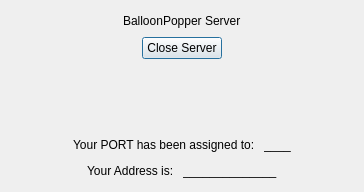
<?xml version="1.0" encoding="UTF-8"?>
<ui version="4.0">
 <class>BalloonServer</class>
 <widget class="QDialog" name="BalloonServer">
  <property name="geometry">
   <rect>
    <x>0</x>
    <y>0</y>
    <width>364</width>
    <height>192</height>
   </rect>
  </property>
  <property name="windowTitle">
   <string>BalloonServer</string>
  </property>
  <layout class="QVBoxLayout" name="verticalLayout">
   <item>
    <layout class="QHBoxLayout" name="horizontalLayout_2">
     <item>
      <spacer name="horizontalSpacer_3">
       <property name="orientation">
        <enum>Qt::Horizontal</enum>
       </property>
       <property name="sizeHint" stdset="0">
        <size>
         <width>40</width>
         <height>20</height>
        </size>
       </property>
      </spacer>
     </item>
     <item>
      <widget class="QLabel" name="label_2">
       <property name="text">
        <string>BalloonPopper Server</string>
       </property>
      </widget>
     </item>
     <item>
      <spacer name="horizontalSpacer_4">
       <property name="orientation">
        <enum>Qt::Horizontal</enum>
       </property>
       <property name="sizeHint" stdset="0">
        <size>
         <width>40</width>
         <height>20</height>
        </size>
       </property>
      </spacer>
     </item>
    </layout>
   </item>
   <item>
    <spacer name="verticalSpacer_3">
     <property name="orientation">
      <enum>Qt::Vertical</enum>
     </property>
     <property name="sizeHint" stdset="0">
      <size>
       <width>20</width>
       <height>0</height>
      </size>
     </property>
    </spacer>
   </item>
   <item>
    <layout class="QHBoxLayout" name="horizontalLayout">
     <item>
      <spacer name="horizontalSpacer">
       <property name="orientation">
        <enum>Qt::Horizontal</enum>
       </property>
       <property name="sizeHint" stdset="0">
        <size>
         <width>40</width>
         <height>20</height>
        </size>
       </property>
      </spacer>
     </item>
     <item>
      <widget class="QPushButton" name="closeButton">
       <property name="text">
        <string>Close Server</string>
       </property>
      </widget>
     </item>
     <item>
      <spacer name="horizontalSpacer_2">
       <property name="orientation">
        <enum>Qt::Horizontal</enum>
       </property>
       <property name="sizeHint" stdset="0">
        <size>
         <width>40</width>
         <height>20</height>
        </size>
       </property>
      </spacer>
     </item>
    </layout>
   </item>
   <item>
    <spacer name="verticalSpacer_2">
     <property name="orientation">
      <enum>Qt::Vertical</enum>
     </property>
     <property name="sizeHint" stdset="0">
      <size>
       <width>20</width>
       <height>105</height>
      </size>
     </property>
    </spacer>
   </item>
   <item>
    <layout class="QHBoxLayout" name="horizontalLayout_3">
     <item>
      <spacer name="horizontalSpacer_5">
       <property name="orientation">
        <enum>Qt::Horizontal</enum>
       </property>
       <property name="sizeHint" stdset="0">
        <size>
         <width>40</width>
         <height>20</height>
        </size>
       </property>
      </spacer>
     </item>
     <item>
      <widget class="QLabel" name="label_3">
       <property name="text">
        <string>Your PORT has been assigned to: </string>
       </property>
      </widget>
     </item>
     <item>
      <widget class="QLabel" name="portLabel">
       <property name="text">
        <string>____</string>
       </property>
      </widget>
     </item>
     <item>
      <spacer name="horizontalSpacer_6">
       <property name="orientation">
        <enum>Qt::Horizontal</enum>
       </property>
       <property name="sizeHint" stdset="0">
        <size>
         <width>40</width>
         <height>20</height>
        </size>
       </property>
      </spacer>
     </item>
    </layout>
   </item>
   <item>
    <layout class="QHBoxLayout" name="horizontalLayout_4">
     <item>
      <spacer name="horizontalSpacer_7">
       <property name="orientation">
        <enum>Qt::Horizontal</enum>
       </property>
       <property name="sizeHint" stdset="0">
        <size>
         <width>40</width>
         <height>20</height>
        </size>
       </property>
      </spacer>
     </item>
     <item>
      <widget class="QLabel" name="label_4">
       <property name="text">
        <string>Your Address is: </string>
       </property>
      </widget>
     </item>
     <item>
      <widget class="QLabel" name="addressLabel">
       <property name="text">
        <string>______________</string>
       </property>
      </widget>
     </item>
     <item>
      <spacer name="horizontalSpacer_8">
       <property name="orientation">
        <enum>Qt::Horizontal</enum>
       </property>
       <property name="sizeHint" stdset="0">
        <size>
         <width>40</width>
         <height>20</height>
        </size>
       </property>
      </spacer>
     </item>
    </layout>
   </item>
   <item>
    <spacer name="verticalSpacer">
     <property name="orientation">
      <enum>Qt::Vertical</enum>
     </property>
     <property name="sizeHint" stdset="0">
      <size>
       <width>20</width>
       <height>22</height>
      </size>
     </property>
    </spacer>
   </item>
  </layout>
 </widget>
 <resources/>
 <connections/>
</ui>
